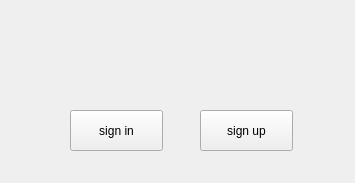
<?xml version="1.0" encoding="UTF-8"?>
<ui version="4.0">
 <class>loading</class>
 <widget class="QWidget" name="loading">
  <property name="geometry">
   <rect>
    <x>0</x>
    <y>0</y>
    <width>355</width>
    <height>183</height>
   </rect>
  </property>
  <property name="windowTitle">
   <string>Form</string>
  </property>
  <widget class="QPushButton" name="pushButton">
   <property name="geometry">
    <rect>
     <x>70</x>
     <y>110</y>
     <width>93</width>
     <height>41</height>
    </rect>
   </property>
   <property name="text">
    <string>sign in</string>
   </property>
  </widget>
  <widget class="QPushButton" name="pushButton_2">
   <property name="geometry">
    <rect>
     <x>200</x>
     <y>110</y>
     <width>93</width>
     <height>41</height>
    </rect>
   </property>
   <property name="text">
    <string>sign up</string>
   </property>
  </widget>
 </widget>
 <resources/>
 <connections/>
</ui>
